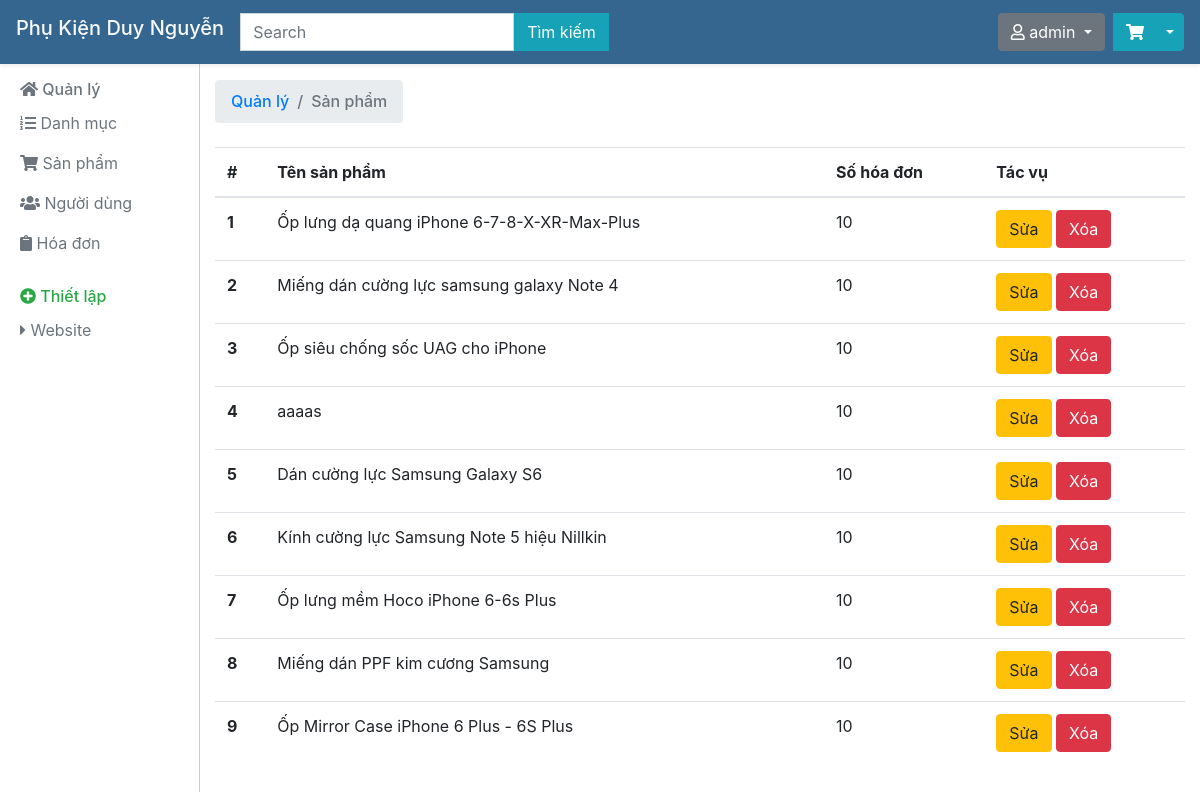
The app's page /quanly.php?task=qlsp (signed in) with its own data.
### tables this page shows
CREATE TABLE `sanpham` (
  `id_sanpham` int(10) NOT NULL,
  `ten` varchar(255) NOT NULL,
  `gia` varchar(255) NOT NULL,
  `mota` text NOT NULL,
  `anhdaidien` varchar(255) NOT NULL,
  `mausac` varchar(255) NOT NULL,
  `soluong` varchar(255) NOT NULL,
  `iddanhmuc` int(10) NOT NULL
);

### controller/quanly.php (called while the page is built, shortened)
<?php
class Controller
{
	protected $model;
	public function __construct(){
		require_once('./model/model.php');
		$this->model = new Model();
	}
	public function quanlysanpham(){
		$listsanpham = $this->model->getsSanPham(50);
		require_once('./view/quanlysanpham.php');
	}
}
 ?>

### model/model.php (called while the page is built, shortened)
<?php
class Model
{
	protected $host,$db,$user,$pass,$conn;
	public function __construct(){
		$this->host = 'localhost';
		$this->db = 'webphukien';
		$this->user = 'root';
		$this->pass = '';
		$this->conn = new mysqli($this->host,$this->user,$this->pass,$this->db);
		$this->conn->set_charset("utf8");
	}
	public function getsSanPham($limit=4){
		$sql = "SELECT * FROM sanpham ORDER BY RAND() LIMIT $limit";
		$result = $this->conn->query($sql);
		if($result->num_rows > 0){
			return $result;
		} else {
			return null;
		}
	}
}
 ?>

### view/quanlysanpham.php (the view)
<?php require_once('./view/header_quanly.php') ?>
<h6 class="sidebar-heading d-flex justify-content-between align-items-center mt-4 mb-2 text-success">
  <nav aria-label="breadcrumb">
      <ol class="breadcrumb">
        <li class="breadcrumb-item"><a href="quanly.php">Quản lý</a></li>
        <li class="breadcrumb-item active" aria-current="page">Sản phẩm</li>
      </ol>
    </nav>
</h6>
<div class="row">
    <div class="col-12">
        <table class="table table-hover">
            <thead>
                <tr>
                    <th scope="col">#</th>
                    <th scope="col">Tên sản phẩm</th>
                    <th scope="col">Số hóa đơn</th>
                    <th scope="col">Tác vụ</th>
                </tr>
            </thead>
            <tbody>
            	<?php $i=1;while($sanpham = $listsanpham->fetch_assoc()){ ?>
                <tr>
                    <th scope="row"><?php echo $i;$i++ ?></th>
                    <td><?php echo $sanpham['ten'] ?></td>
                    <td>10</td>
                    <td>
                        <a href="quanly.php?task=ssp&id=<?php echo $sanpham['id_sanpham'] ?>" class="btn btn-warning">Sửa</a>
                        <a href="quanly.php?task=xsp&id=<?php echo $sanpham['id_sanpham'] ?>" class="btn btn-danger">Xóa</a>
                    </td>
                </tr>
            	<?php } ?>
            </tbody>
        </table>
    </div>
</div>
<?php require_once('./view/footer_quanly.php') ?>

### view/header_quanly.php (style rules this page uses)
body { margin-top: 56px; }

### records on screen
sanpham: ten "Ốp lưng dạ quang iPhone 6-7-8-X-XR-Max-Plus"
sanpham: ten "Miếng dán cường lực samsung galaxy Note 4"
sanpham: ten "Ốp siêu chống sốc UAG cho iPhone"
sanpham: ten "aaaas"
sanpham: ten "Dán cường lực Samsung Galaxy S6"
sanpham: ten "Kính cường lực Samsung Note 5 hiệu Nillkin"
sanpham: ten "Ốp lưng mềm Hoco iPhone 6-6s Plus"
sanpham: ten "Miếng dán PPF kim cương Samsung"
sanpham: ten "Ốp Mirror Case iPhone 6 Plus - 6S Plus"

### other values on screen
$_SESSION['user_data']['tendangnhap'] "admin"
